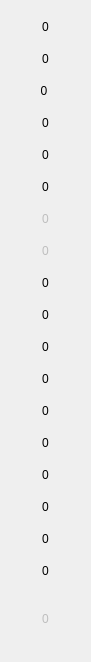
   <widget class="QWidget" name="gridLayoutWidget_4">
    <property name="geometry">
     <rect>
      <x>150</x>
      <y>40</y>
      <width>71</width>
      <height>601</height>
     </rect>
    </property>
    <layout class="QGridLayout" name="Agrid">
     <property name="sizeConstraint">
      <enum>QLayout::SetDefaultConstraint</enum>
     </property>
     <property name="spacing">
      <number>0</number>
     </property>
     <item row="7" column="0">
      <widget class="QPushButton" name="A8">
       <property name="enabled">
        <bool>false</bool>
       </property>
       <property name="sizePolicy">
        <sizepolicy hsizetype="Fixed" vsizetype="Fixed">
         <horstretch>0</horstretch>
         <verstretch>0</verstretch>
        </sizepolicy>
       </property>
       <property name="minimumSize">
        <size>
         <width>69</width>
         <height>32</height>
        </size>
       </property>
       <property name="maximumSize">
        <size>
         <width>69</width>
         <height>32</height>
        </size>
       </property>
       <property name="text">
        <string>0</string>
       </property>
       <property name="flat">
        <bool>true</bool>
       </property>
      </widget>
     </item>
     <item row="16" column="0">
      <widget class="QPushButton" name="A17">
       <property name="sizePolicy">
        <sizepolicy hsizetype="Fixed" vsizetype="Fixed">
         <horstretch>0</horstretch>
         <verstretch>0</verstretch>
        </sizepolicy>
       </property>
       <property name="minimumSize">
        <size>
         <width>69</width>
         <height>32</height>
        </size>
       </property>
       <property name="maximumSize">
        <size>
         <width>69</width>
         <height>32</height>
        </size>
       </property>
       <property name="text">
        <string>0</string>
       </property>
       <property name="flat">
        <bool>true</bool>
       </property>
      </widget>
     </item>
     <item row="17" column="0">
      <widget class="QPushButton" name="A18">
       <property name="sizePolicy">
        <sizepolicy hsizetype="Fixed" vsizetype="Fixed">
         <horstretch>0</horstretch>
         <verstretch>0</verstretch>
        </sizepolicy>
       </property>
       <property name="minimumSize">
        <size>
         <width>69</width>
         <height>32</height>
        </size>
       </property>
       <property name="maximumSize">
        <size>
         <width>69</width>
         <height>32</height>
        </size>
       </property>
       <property name="text">
        <string>0</string>
       </property>
       <property name="flat">
        <bool>true</bool>
       </property>
      </widget>
     </item>
     <item row="12" column="0">
      <widget class="QPushButton" name="A13">
       <property name="sizePolicy">
        <sizepolicy hsizetype="Fixed" vsizetype="Fixed">
         <horstretch>0</horstretch>
         <verstretch>0</verstretch>
        </sizepolicy>
       </property>
       <property name="minimumSize">
        <size>
         <width>69</width>
         <height>32</height>
        </size>
       </property>
       <property name="maximumSize">
        <size>
         <width>69</width>
         <height>32</height>
        </size>
       </property>
       <property name="text">
        <string>0</string>
       </property>
       <property name="flat">
        <bool>true</bool>
       </property>
      </widget>
     </item>
     <item row="0" column="0">
      <widget class="QPushButton" name="A1">
       <property name="sizePolicy">
        <sizepolicy hsizetype="Fixed" vsizetype="Fixed">
         <horstretch>0</horstretch>
         <verstretch>0</verstretch>
        </sizepolicy>
       </property>
       <property name="minimumSize">
        <size>
         <width>69</width>
         <height>32</height>
        </size>
       </property>
       <property name="maximumSize">
        <size>
         <width>69</width>
         <height>32</height>
        </size>
       </property>
       <property name="text">
        <string>0</string>
       </property>
       <property name="checkable">
        <bool>false</bool>
       </property>
       <property name="flat">
        <bool>true</bool>
       </property>
      </widget>
     </item>
     <item row="14" column="0">
      <widget class="QPushButton" name="A15">
       <property name="sizePolicy">
        <sizepolicy hsizetype="Fixed" vsizetype="Fixed">
         <horstretch>0</horstretch>
         <verstretch>0</verstretch>
        </sizepolicy>
       </property>
       <property name="minimumSize">
        <size>
         <width>69</width>
         <height>32</height>
        </size>
       </property>
       <property name="maximumSize">
        <size>
         <width>69</width>
         <height>32</height>
        </size>
       </property>
       <property name="text">
        <string>0</string>
       </property>
       <property name="flat">
        <bool>true</bool>
       </property>
      </widget>
     </item>
     <item row="13" column="0">
      <widget class="QPushButton" name="A14">
       <property name="sizePolicy">
        <sizepolicy hsizetype="Fixed" vsizetype="Fixed">
         <horstretch>0</horstretch>
         <verstretch>0</verstretch>
        </sizepolicy>
       </property>
       <property name="minimumSize">
        <size>
         <width>69</width>
         <height>32</height>
        </size>
       </property>
       <property name="maximumSize">
        <size>
         <width>69</width>
         <height>32</height>
        </size>
       </property>
       <property name="text">
        <string>0</string>
       </property>
       <property name="flat">
        <bool>true</bool>
       </property>
      </widget>
     </item>
     <item row="4" column="0">
      <widget class="QPushButton" name="A5">
       <property name="sizePolicy">
        <sizepolicy hsizetype="Fixed" vsizetype="Fixed">
         <horstretch>0</horstretch>
         <verstretch>0</verstretch>
        </sizepolicy>
       </property>
       <property name="minimumSize">
        <size>
         <width>69</width>
         <height>32</height>
        </size>
       </property>
       <property name="maximumSize">
        <size>
         <width>69</width>
         <height>32</height>
        </size>
       </property>
       <property name="text">
        <string>0</string>
       </property>
       <property name="flat">
        <bool>true</bool>
       </property>
      </widget>
     </item>
     <item row="9" column="0">
      <widget class="QPushButton" name="A10">
       <property name="sizePolicy">
        <sizepolicy hsizetype="Fixed" vsizetype="Fixed">
         <horstretch>0</horstretch>
         <verstretch>0</verstretch>
        </sizepolicy>
       </property>
       <property name="minimumSize">
        <size>
         <width>69</width>
         <height>32</height>
        </size>
       </property>
       <property name="maximumSize">
        <size>
         <width>69</width>
         <height>32</height>
        </size>
       </property>
       <property name="text">
        <string>0</string>
       </property>
       <property name="flat">
        <bool>true</bool>
       </property>
      </widget>
     </item>
     <item row="10" column="0">
      <widget class="QPushButton" name="A11">
       <property name="sizePolicy">
        <sizepolicy hsizetype="Fixed" vsizetype="Fixed">
         <horstretch>0</horstretch>
         <verstretch>0</verstretch>
        </sizepolicy>
       </property>
       <property name="minimumSize">
        <size>
         <width>69</width>
         <height>32</height>
        </size>
       </property>
       <property name="maximumSize">
        <size>
         <width>69</width>
         <height>32</height>
        </size>
       </property>
       <property name="text">
        <string>0</string>
       </property>
       <property name="flat">
        <bool>true</bool>
       </property>
      </widget>
     </item>
     <item row="1" column="0">
      <widget class="QPushButton" name="A2">
       <property name="sizePolicy">
        <sizepolicy hsizetype="Fixed" vsizetype="Fixed">
         <horstretch>0</horstretch>
         <verstretch>0</verstretch>
        </sizepolicy>
       </property>
       <property name="minimumSize">
        <size>
         <width>69</width>
         <height>32</height>
        </size>
       </property>
       <property name="maximumSize">
        <size>
         <width>69</width>
         <height>32</height>
        </size>
       </property>
       <property name="text">
        <string>0</string>
       </property>
       <property name="flat">
        <bool>true</bool>
       </property>
      </widget>
     </item>
     <item row="8" column="0">
      <widget class="QPushButton" name="A9">
       <property name="sizePolicy">
        <sizepolicy hsizetype="Fixed" vsizetype="Fixed">
         <horstretch>0</horstretch>
         <verstretch>0</verstretch>
        </sizepolicy>
       </property>
       <property name="minimumSize">
        <size>
         <width>69</width>
         <height>32</height>
        </size>
       </property>
       <property name="maximumSize">
        <size>
         <width>69</width>
         <height>32</height>
        </size>
       </property>
       <property name="text">
        <string>0</string>
       </property>
       <property name="flat">
        <bool>true</bool>
       </property>
      </widget>
     </item>
     <item row="18" column="0" rowspan="2">
      <widget class="QPushButton" name="A19">
       <property name="enabled">
        <bool>false</bool>
       </property>
       <property name="sizePolicy">
        <sizepolicy hsizetype="Fixed" vsizetype="Fixed">
         <horstretch>0</horstretch>
         <verstretch>0</verstretch>
        </sizepolicy>
       </property>
       <property name="minimumSize">
        <size>
         <width>69</width>
         <height>64</height>
        </size>
       </property>
       <property name="maximumSize">
        <size>
         <width>69</width>
         <height>64</height>
        </size>
       </property>
       <property name="text">
        <string>0</string>
       </property>
       <property name="flat">
        <bool>true</bool>
       </property>
      </widget>
     </item>
     <item row="5" column="0">
      <widget class="QPushButton" name="A6">
       <property name="sizePolicy">
        <sizepolicy hsizetype="Fixed" vsizetype="Fixed">
         <horstretch>0</horstretch>
         <verstretch>0</verstretch>
        </sizepolicy>
       </property>
       <property name="minimumSize">
        <size>
         <width>69</width>
         <height>32</height>
        </size>
       </property>
       <property name="maximumSize">
        <size>
         <width>69</width>
         <height>32</height>
        </size>
       </property>
       <property name="text">
        <string>0</string>
       </property>
       <property name="flat">
        <bool>true</bool>
       </property>
      </widget>
     </item>
     <item row="2" column="0">
      <widget class="QPushButton" name="A3">
       <property name="sizePolicy">
        <sizepolicy hsizetype="Fixed" vsizetype="Fixed">
         <horstretch>0</horstretch>
         <verstretch>0</verstretch>
        </sizepolicy>
       </property>
       <property name="minimumSize">
        <size>
         <width>69</width>
         <height>32</height>
        </size>
       </property>
       <property name="maximumSize">
        <size>
         <width>69</width>
         <height>32</height>
        </size>
       </property>
       <property name="text">
        <string>0 </string>
       </property>
       <property name="flat">
        <bool>true</bool>
       </property>
      </widget>
     </item>
     <item row="11" column="0">
      <widget class="QPushButton" name="A12">
       <property name="sizePolicy">
        <sizepolicy hsizetype="Fixed" vsizetype="Fixed">
         <horstretch>0</horstretch>
         <verstretch>0</verstretch>
        </sizepolicy>
       </property>
       <property name="minimumSize">
        <size>
         <width>69</width>
         <height>32</height>
        </size>
       </property>
       <property name="maximumSize">
        <size>
         <width>69</width>
         <height>32</height>
        </size>
       </property>
       <property name="text">
        <string>0</string>
       </property>
       <property name="flat">
        <bool>true</bool>
       </property>
      </widget>
     </item>
     <item row="6" column="0">
      <widget class="QPushButton" name="A7">
       <property name="enabled">
        <bool>false</bool>
       </property>
       <property name="sizePolicy">
        <sizepolicy hsizetype="Fixed" vsizetype="Fixed">
         <horstretch>0</horstretch>
         <verstretch>0</verstretch>
        </sizepolicy>
       </property>
       <property name="minimumSize">
        <size>
         <width>69</width>
         <height>32</height>
        </size>
       </property>
       <property name="maximumSize">
        <size>
         <width>69</width>
         <height>32</height>
        </size>
       </property>
       <property name="text">
        <string>0</string>
       </property>
       <property name="flat">
        <bool>true</bool>
       </property>
      </widget>
     </item>
     <item row="3" column="0">
      <widget class="QPushButton" name="A4">
       <property name="sizePolicy">
        <sizepolicy hsizetype="Fixed" vsizetype="Fixed">
         <horstretch>0</horstretch>
         <verstretch>0</verstretch>
        </sizepolicy>
       </property>
       <property name="minimumSize">
        <size>
         <width>69</width>
         <height>32</height>
        </size>
       </property>
       <property name="maximumSize">
        <size>
         <width>69</width>
         <height>32</height>
        </size>
       </property>
       <property name="text">
        <string>0</string>
       </property>
       <property name="flat">
        <bool>true</bool>
       </property>
      </widget>
     </item>
     <item row="15" column="0">
      <widget class="QPushButton" name="A16">
       <property name="sizePolicy">
        <sizepolicy hsizetype="Fixed" vsizetype="Fixed">
         <horstretch>0</horstretch>
         <verstretch>0</verstretch>
        </sizepolicy>
       </property>
       <property name="minimumSize">
        <size>
         <width>69</width>
         <height>32</height>
        </size>
       </property>
       <property name="maximumSize">
        <size>
         <width>69</width>
         <height>32</height>
        </size>
       </property>
       <property name="text">
        <string>0</string>
       </property>
       <property name="flat">
        <bool>true</bool>
       </property>
      </widget>
     </item>
    </layout>
   </widget>
